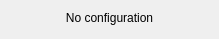
<?xml version="1.0" encoding="UTF-8"?>
<ui version="4.0">
 <class>tlinsWPilotCloseVelocityMeasurment</class>
 <widget class="QWidget" name="tlinsWPilotCloseVelocityMeasurment">
  <property name="geometry">
   <rect>
    <x>0</x>
    <y>0</y>
    <width>219</width>
    <height>39</height>
   </rect>
  </property>
  <property name="windowTitle">
   <string>Form</string>
  </property>
  <layout class="QVBoxLayout" name="verticalLayout">
   <item>
    <widget class="QLabel" name="label">
     <property name="text">
      <string>No configuration</string>
     </property>
     <property name="alignment">
      <set>Qt::AlignCenter</set>
     </property>
    </widget>
   </item>
   <item>
    <spacer name="verticalSpacer">
     <property name="orientation">
      <enum>Qt::Vertical</enum>
     </property>
     <property name="sizeHint" stdset="0">
      <size>
       <width>20</width>
       <height>40</height>
      </size>
     </property>
    </spacer>
   </item>
  </layout>
 </widget>
 <resources/>
 <connections/>
</ui>
